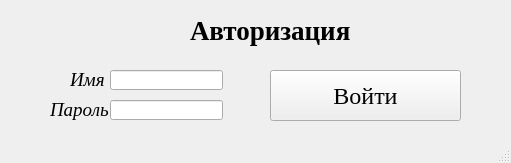
<?xml version="1.0" encoding="UTF-8"?>
<ui version="4.0">
 <class>MainWindow</class>
 <widget class="QMainWindow" name="MainWindow">
  <property name="geometry">
   <rect>
    <x>0</x>
    <y>0</y>
    <width>511</width>
    <height>163</height>
   </rect>
  </property>
  <property name="windowTitle">
   <string>MainWindow</string>
  </property>
  <widget class="QWidget" name="centralwidget">
   <widget class="QPushButton" name="enterButton">
    <property name="geometry">
     <rect>
      <x>270</x>
      <y>70</y>
      <width>191</width>
      <height>51</height>
     </rect>
    </property>
    <property name="font">
     <font>
      <family>Times New Roman</family>
      <pointsize>18</pointsize>
      <italic>false</italic>
     </font>
    </property>
    <property name="text">
     <string>Войти</string>
    </property>
   </widget>
   <widget class="QLineEdit" name="nameLineEdit">
    <property name="geometry">
     <rect>
      <x>110</x>
      <y>70</y>
      <width>113</width>
      <height>20</height>
     </rect>
    </property>
   </widget>
   <widget class="QLineEdit" name="passwordLineEdit">
    <property name="geometry">
     <rect>
      <x>110</x>
      <y>100</y>
      <width>113</width>
      <height>20</height>
     </rect>
    </property>
   </widget>
   <widget class="QLabel" name="nameLabel">
    <property name="geometry">
     <rect>
      <x>70</x>
      <y>70</y>
      <width>41</width>
      <height>20</height>
     </rect>
    </property>
    <property name="font">
     <font>
      <family>Times New Roman</family>
      <pointsize>14</pointsize>
      <italic>true</italic>
     </font>
    </property>
    <property name="text">
     <string>Имя</string>
    </property>
   </widget>
   <widget class="QLabel" name="passwordLabel">
    <property name="geometry">
     <rect>
      <x>50</x>
      <y>100</y>
      <width>61</width>
      <height>20</height>
     </rect>
    </property>
    <property name="font">
     <font>
      <family>Times New Roman</family>
      <pointsize>14</pointsize>
      <italic>true</italic>
     </font>
    </property>
    <property name="text">
     <string>Пароль</string>
    </property>
   </widget>
   <widget class="QLabel" name="label">
    <property name="geometry">
     <rect>
      <x>190</x>
      <y>10</y>
      <width>171</width>
      <height>41</height>
     </rect>
    </property>
    <property name="font">
     <font>
      <family>Times New Roman</family>
      <pointsize>20</pointsize>
      <weight>75</weight>
      <bold>true</bold>
     </font>
    </property>
    <property name="text">
     <string>Авторизация</string>
    </property>
   </widget>
  </widget>
  <widget class="QStatusBar" name="statusbar"/>
 </widget>
 <resources/>
 <connections/>
</ui>
